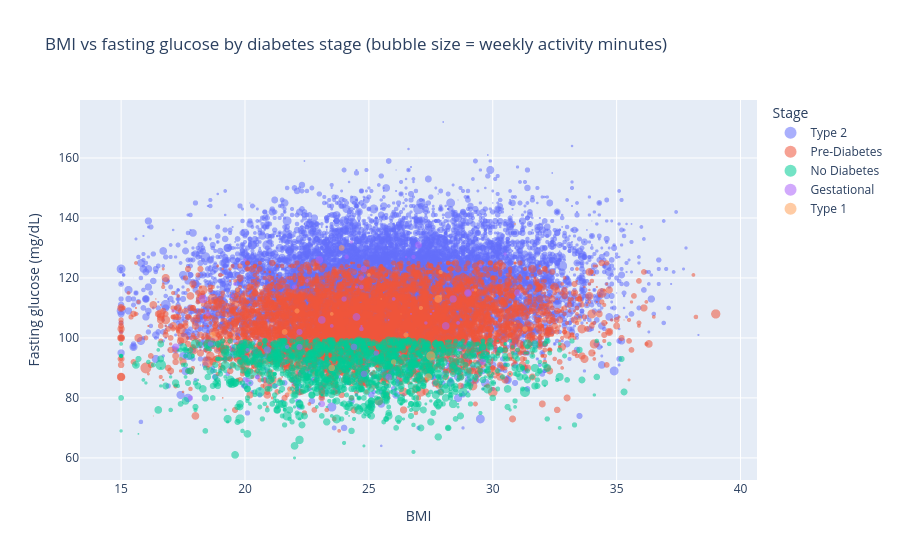

Notebook source saved alongside this figure:
### Markdown cell above
## Question 2. Create a simple interaction plot
Create a plot, it can be related to your question #1 or a new question, that users can interact with in some meaningful way. Explain in a markdown, how does the interaction add to the analysis.

Example of possible interactions:
*   Hover over information
*   Toogle between groups

### Code cell
#It's hard to visualize the dataset with all 100k row so I kept it to only 20k sample, but I would reccomend changing the random state number
#each time you run if you want to see more than one sample of 20k rows
plot_sample = data.sample(n=20000, random_state=40)

fig_q2 = px.scatter(
    plot_sample,
    x="bmi",
    y="glucose_fasting",
    color="diabetes_stage",
    size="physical_activity_minutes_per_week",
    size_max=14,
    hover_name="gender",
    hover_data={
        "age": True,
        "diagnosed_diabetes": True,
        "hba1c": ":.2f",
        "bmi": ":.1f",
        "glucose_fasting": True,
        "physical_activity_minutes_per_week": True,
    },
    title="BMI vs fasting glucose by diabetes stage (bubble size = weekly activity minutes)",
    labels={
        "bmi": "BMI",
        "glucose_fasting": "Fasting glucose (mg/dL)",
        "diabetes_stage": "Diabetes stage",
        "physical_activity_minutes_per_week": "Activity (min/week)",
    },
    opacity=0.55,
)

fig_q2.update_traces(marker=dict(line=dict(width=0)))
fig_q2.update_layout(legend_title_text="Stage", hovermode="closest")

fig_q2.show()

### Figure 1 — Plotly figure (JSON) as saved in the notebook; plotly's stock layout.template omitted (floating-point values rounded to 4 significant figures; data arrays with more than 128 entries replaced by an {"elided": "..."} marker saying what was removed)
{"data": [{"customdata": {"elided": "11966x4 float values"}, "hovertemplate": "<b>%{hovertext}</b><br><br>Diabetes stage=Type 2<br>BMI=%{x:.1f}<br>Fasting glucose (mg/dL)=%{y}<br>Activity (min/week)=%{customdata[3]}<br>age=%{customdata[0]}<br>diagnosed_diabetes=%{customdata[1]}<br>hba1c=%{customdata[2]:.2f}<extra></extra>", "hovertext": {"elided": "11966 str values"}, "legendgroup": "Type 2", "marker": {"color": "#636efa", "line": {"width": 0}, "opacity": 0.55, "size": {"elided": "11966 int values"}, "sizemode": "area", "sizeref": 4.25, "symbol": "circle"}, "mode": "markers", "name": "Type 2", "showlegend": true, "type": "scattergl", "x": {"elided": "11966 float values"}, "xaxis": "x", "y": {"elided": "11966 int values"}, "yaxis": "y"}, {"customdata": {"elided": "6378x4 float values"}, "hovertemplate": "<b>%{hovertext}</b><br><br>Diabetes stage=Pre-Diabetes<br>BMI=%{x:.1f}<br>Fasting glucose (mg/dL)=%{y}<br>Activity (min/week)=%{customdata[3]}<br>age=%{customdata[0]}<br>diagnosed_diabetes=%{customdata[1]}<br>hba1c=%{customdata[2]:.2f}<extra></extra>", "hovertext": {"elided": "6378 str values"}, "legendgroup": "Pre-Diabetes", "marker": {"color": "#EF553B", "line": {"width": 0}, "opacity": 0.55, "size": {"elided": "6378 int values"}, "sizemode": "area", "sizeref": 4.25, "symbol": "circle"}, "mode": "markers", "name": "Pre-Diabetes", "showlegend": true, "type": "scattergl", "x": {"elided": "6378 float values"}, "xaxis": "x", "y": {"elided": "6378 int values"}, "yaxis": "y"}, {"customdata": {"elided": "1569x4 float values"}, "hovertemplate": "<b>%{hovertext}</b><br><br>Diabetes stage=No Diabetes<br>BMI=%{x:.1f}<br>Fasting glucose (mg/dL)=%{y}<br>Activity (min/week)=%{customdata[3]}<br>age=%{customdata[0]}<br>diagnosed_diabetes=%{customdata[1]}<br>hba1c=%{customdata[2]:.2f}<extra></extra>", "hovertext": {"elided": "1569 str values"}, "legendgroup": "No Diabetes", "marker": {"color": "#00cc96", "line": {"width": 0}, "opacity": 0.55, "size": {"elided": "1569 int values"}, "sizemode": "area", "sizeref": 4.25, "symbol": "circle"}, "mode": "markers", "name": "No Diabetes", "showlegend": true, "type": "scattergl", "x": {"elided": "1569 float values"}, "xaxis": "x", "y": {"elided": "1569 int values"}, "yaxis": "y"}, {"customdata": {"elided": "60x4 float values"}, "hovertemplate": "<b>%{hovertext}</b><br><br>Diabetes stage=Gestational<br>BMI=%{x:.1f}<br>Fasting glucose (mg/dL)=%{y}<br>Activity (min/week)=%{customdata[3]}<br>age=%{customdata[0]}<br>diagnosed_diabetes=%{customdata[1]}<br>hba1c=%{customdata[2]:.2f}<extra></extra>", "hovertext": ["Female", "Female", "Female", "Female", "Female", "Female", "Female", "Female", "Female", "Female", "Female", "Female", "Female", "Female", "Female", "Female", "Female", "Female", "Female", "Female", "Female", "Female", "Female", "Female", "Female", "Female", "Female", "Female", "Female", "Female", "Female", "Female", "Female", "Female", "Female", "Female", "Female", "Female", "Female", "Female", "Female", "Female", "Female", "Female", "Female", "Female", "Female", "Female", "Female", "Female", "Female", "Female", "Female", "Female", "Female", "Female", "Female", "Female", "Female", "Female"], "legendgroup": "Gestational", "marker": {"color": "#ab63fa", "line": {"width": 0}, "opacity": 0.55, "size": [17, 178, 196, 182, 21, 87, 189, 187, 203, 94, 70, 92, 143, 88, 121, 82, 6, 71, 132, 22, 120, 65, 137, 20, 70, 104, 263, 59, 58, 72, 244, 38, 57, 249, 19, 25, 58, 44, 60, 110, 128, 11, 21, 321, 82, 242, 47, 175, 109, 47, 221, 52, 263, 62, 215, 189, 260, 24, 268, 163], "sizemode": "area", "sizeref": 4.25, "symbol": "circle"}, "mode": "markers", "name": "Gestational", "showlegend": true, "type": "scattergl", "x": [26.7, 25.8, 24.8, 23.1, 20.9, 24.7, 29.6, 24.8, 27, 24.1, 19.6, 24.7, 29, 20.1, 17.8, 26.8, 29.3, 20.1, 25.3, 27.5, 18.6, 26, 18.5, 21.3, 22.5, 20.5, 28.1, 28.6, 24.3, 17.1, 28.4, 18.4, 27.3, 23, 25.8, 26.5, 20, 24.5, 29.5, 22, 24, 24.5, 27.6, 18.3, 21.7, 20.9, 19.5, 22.2, 24.7, 29.2, 17.2, 30.5, 24.5, 23.5, 31, 24.4, 29, 24.7, 23.1, 22.2], "xaxis": "x", "y": [108, 87, 123, 78, 106, 117, 92, 88, 131, 127, 118, 103, 115, 86, 80, 127, 91, 96, 95, 108, 98, 113, 108, 84, 119, 87, 104, 105, 132, 109, 113, 106, 105, 126, 106, 127, 126, 117, 124, 117, 113, 82, 109, 113, 97, 96, 114, 97, 120, 116, 97, 128, 107, 104, 115, 97, 115, 104, 106, 102], "yaxis": "y"}, {"customdata": [[20, 1, 6.66, 70], [37, 1, 5.69, 76], [33, 1, 6.67, 120], [18, 1, 6.98, 6], [34, 1, 6.78, 12], [34, 1, 7.08, 104], [38, 0, 5.43, 95], [33, 1, 6.7, 142], [33, 0, 6.39, 115], [20, 0, 5.26, 7], [32, 0, 5.15, 235], [39, 1, 5.77, 249], [31, 0, 5.92, 120], [25, 0, 6.44, 5], [18, 1, 7.48, 62], [34, 1, 6.38, 38], [38, 1, 6.73, 23], [36, 0, 6.31, 85], [28, 1, 5.29, 159], [30, 0, 5.61, 82], [36, 1, 6.81, 27], [37, 1, 6, 178], [29, 0, 5.9, 44], [28, 0, 6.48, 63], [28, 0, 6.38, 379], [31, 1, 6.15, 157], [31, 0, 6.49, 84]], "hovertemplate": "<b>%{hovertext}</b><br><br>Diabetes stage=Type 1<br>BMI=%{x:.1f}<br>Fasting glucose (mg/dL)=%{y}<br>Activity (min/week)=%{customdata[3]}<br>age=%{customdata[0]}<br>diagnosed_diabetes=%{customdata[1]}<br>hba1c=%{customdata[2]:.2f}<extra></extra>", "hovertext": ["Male", "Male", "Male", "Male", "Female", "Female", "Female", "Female", "Male", "Male", "Male", "Female", "Female", "Female", "Male", "Male", "Male", "Female", "Male", "Female", "Female", "Male", "Female", "Male", "Male", "Male", "Male"], "legendgroup": "Type 1", "marker": {"color": "#FFA15A", "line": {"width": 0}, "opacity": 0.55, "size": [70, 76, 120, 6, 12, 104, 95, 142, 115, 7, 235, 249, 120, 5, 62, 38, 23, 85, 159, 82, 27, 178, 44, 63, 379, 157, 84], "sizemode": "area", "sizeref": 4.25, "symbol": "circle"}, "mode": "markers", "name": "Type 1", "showlegend": true, "type": "scattergl", "x": [25, 27.1, 31.3, 26.3, 25.5, 26.5, 21.8, 23.9, 22.1, 27.1, 27.4, 27.8, 26, 20.9, 19.7, 27.9, 30.9, 27.9, 18.7, 17.4, 30.9, 23.5, 29.3, 23.5, 27.5, 21.6, 33.5], "xaxis": "x", "y": [121, 110, 103, 108, 113, 101, 82, 130, 109, 86, 87, 113, 92, 95, 116, 114, 105, 122, 101, 93, 138, 90, 116, 108, 94, 102, 106], "yaxis": "y"}], "layout": {"hovermode": "closest", "legend": {"itemsizing": "constant", "title": {"text": "Stage"}, "tracegroupgap": 0}, "title": {"text": "BMI vs fasting glucose by diabetes stage (bubble size = weekly activity minutes)"}, "xaxis": {"anchor": "y", "domain": [0, 1], "title": {"text": "BMI"}}, "yaxis": {"anchor": "x", "domain": [0, 1], "title": {"text": "Fasting glucose (mg/dL)"}}}}
